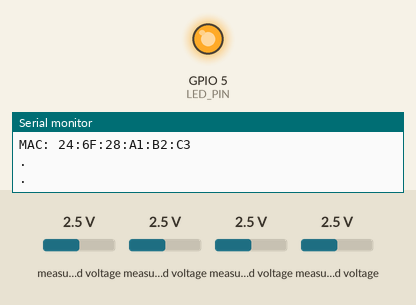
Bench run of a sketch on a simulated ESP8266 (NodeMCU). Shown: output pins drawn as LEDs (lit = HIGH), the last lines printed to the serial monitor. The test bench sets the inputs (shaded band); at power-on: measured voltage 2.5 V. WiFi joins after 1.5 s; servers stay silent unless stated; random numbers use the default seed unless the sketch sets one. At 6.9 s the program puts the board to deep sleep or switches it off; the recording ends there.

Above: at 0.6 s.
At 1.7 s:
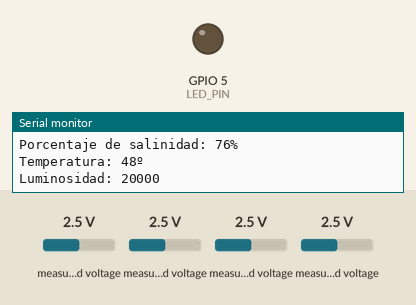
Timing chart, 0 to 3.2 s (numbered marks = the images above):
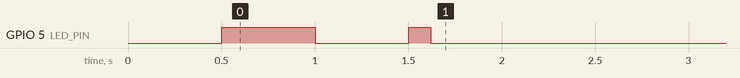

The sketch:

sensoresPrimerQuatri.ino
```cpp
//llibreries dels sensors a utilitzar
#include "SensorSalinidad.h"
#include "SensorHumedad.h"
#include "SensorTemperatura.h"
#include "SensorLuminosidad.h"
#include "wifi.h"
//definicion pin de conexiones al adc de cada sensor
#define PIN_ADS1115_SENSOR_SALINIDAD 2
#define PIN_ADS1115_SENSOR_HUMEDAD 1
#define PIN_ADS1115_SENSOR_TEMPERATURA 0
#define PIN_ADS1115_SENSOR_LUMINOSIDAD 3

//llibreria per accedir a la memoria del sparkfun
#include <EEPROM.h>
// constructor del ads1115 en la direccio 0x48
 Adafruit_ADS1115 ads1115(0x48);
 //creando los sensores
 SensorHumedad humedad( PIN_ADS1115_SENSOR_HUMEDAD);
 SensorSalinidad sal( PIN_ADS1115_SENSOR_SALINIDAD, 5);
 SensorTemperatura temperatura(PIN_ADS1115_SENSOR_TEMPERATURA);
 SensorLuminosidad luminosidad(PIN_ADS1115_SENSOR_LUMINOSIDAD);
void setup() {

  Serial.begin(9600);
  ads1115.begin();
  ads1115.setGain(GAIN_ONE);
  pinMode(16, WAKEUP_PULLUP);

  humedad.setADS(ads1115);
  sal.setADS(ads1115);
  temperatura.setADS(ads1115);
  luminosidad.setADS(ads1115);
 setupWifi();
}

void loop() {
  String data[ 4 + 1];
  //llamaremos a las funciones para ver los valores de los sensores cada 5 segundos
  //
  //mostramos el porcentaje de humedad actual
  Serial.print("Porcentaje de humedad: ");
  //Serial.print(leerHumedad(ads1115, PIN_ADS1115_SENSOR_HUMEDAD));//nombre de la funcion cambiado y ahora es parametrizada
  data[1] = String(humedad.getHumedad());
  Serial.print(data[1]);
  Serial.println("%");
  //
  //mostramos el porcentaje de salinidad actual
  Serial.print("Porcentaje de salinidad: ");
  data[2] = String(sal.getSalinidad());
  Serial.print(data[2]);
  Serial.println("%");
  //
  //mostramos la temperatura actual
  Serial.print("Temperatura: ");
  data[3] = String(temperatura.getTemperatura());
  Serial.print(data[3]);
  Serial.println("º");
  //
  //mostramos los valores de luminosidad
  int lumi = luminosidad.getLuminosidad();
  //data[4] = String(lumi);
  data[4] = String(lumi);
  //
  //mandamos a dormir el dispositivo durante 5 segundos para ahorrar energia
  HTTPPost( data, 4 );
  //loopWifi();
  delay(3000);
  WiFi.disconnect();
  delay(2000);
  ESP.deepSleep(5e6);
  delay(1000);
  //delay(3000);


}
```

SensorHumedad.h
```cpp
#ifndef HUMEDAD_YA_INCLUIDO
#define HUMEDAD_YA_INCLUIDO

#include <Adafruit_ADS1015.h>
class SensorHumedad{
  private:
    int airValue;
    int waterValue;
    Adafruit_ADS1115 direccion;
    int pinADS;

  public:
    SensorHumedad( int);
    void setADS(Adafruit_ADS1115);
    int getHumedad();
    int getAirValue();
    int getWaterValue();
};
#endif
```

SensorHumedad.ino
```cpp
#include "SensorHumedad.h"
#define AIRVALUE 30360 // Medimos valor en seco (calibrado)
#define WATERVALUE 17705 // Medimos valor en agua inicial (calibrado)

SensorHumedad::SensorHumedad(int pin_canal_ads)
:  pinADS(pin_canal_ads), airValue(AIRVALUE), waterValue(WATERVALUE)
{}
void SensorHumedad::setADS(Adafruit_ADS1115 address){
   direccion= address;
}
int SensorHumedad::getHumedad() {
//inicialitzacion variables
int16_t adc;
adc = direccion.readADC_SingleEnded(pinADS);
Serial.println(adc);
//
//la calibración tiene un 99% de precision por lo que los valores de porcentaje muestran
//unos extremos de 101% y -1%, para evitar esos porcentajes hacemos un control de valores
return adc;
if(waterValue < adc){
  waterValue = adc;
}
if(airValue > adc){
  airValue = adc;
}


//return 100*airValue/(airValue-waterValue)-adc*100/(airValue-waterValue);
}
int SensorHumedad::getWaterValue(){
  return waterValue;
}
//
```

SensorLuminosidad.h
```cpp
#ifndef LUMINOSIDAD_YA_INCLUIDO
#define LUMINOSIDAD_YA_INCLUIDO

#include <Adafruit_ADS1015.h>

class SensorLuminosidad{
  private:
    int maxValue;
    int minValue;
    Adafruit_ADS1115 direccion;
    int pinADS;

  public:
    SensorLuminosidad(int);
    void setADS(Adafruit_ADS1115);
    int getLuminosidad();
};
#endif
```

SensorLuminosidad.ino
```cpp
#include "SensorLuminosidad.h"
#define MAXVALUE 800
#define MINVALUE 0

SensorLuminosidad::SensorLuminosidad(int pin_canal_ads)
: pinADS(pin_canal_ads), maxValue(MAXVALUE), minValue(MINVALUE){
}
void SensorLuminosidad::setADS(Adafruit_ADS1115 address){
  direccion= address;
}
int SensorLuminosidad::getLuminosidad() {
  int16_t adc3;
  adc3 = direccion.readADC_SingleEnded(pinADS);
  if(adc3 > maxValue){
    maxValue = adc3;
  }
  if(adc3 < 0)
    minValue = adc3;
  Serial.print("Luminosidad: ");
  Serial.println(adc3);
  return map(adc3, minValue, maxValue, 0, 100);
}
```

SensorSalinidad.h
```cpp
#ifndef SALINIDAD_YA_INCLUIDO
#define SALINIDAD_YA_INCLUIDO

#include <Adafruit_ADS1015.h>

class SensorSalinidad{
  private:
    int maxValue;
    int minValue;
    Adafruit_ADS1115 direccion;
    int pinADS;
    int pinSalida;

  public:
    SensorSalinidad(int,int);
    void setADS(Adafruit_ADS1115);
    int getSalinidad();
};
#endif
```

SensorSalinidad.ino
```cpp
#define MAXVALUE 26400
#define MINVALUE 4
#include "SensorSalinidad.h"
#include <Wire.h>
SensorSalinidad::SensorSalinidad(int pin_canal_ads, int pinSalida)
: pinADS(pin_canal_ads), maxValue(MAXVALUE), minValue(MINVALUE), pinSalida(pinSalida)
{
  pinMode(pinSalida, OUTPUT);
  }
void SensorSalinidad::setADS(Adafruit_ADS1115 address){
  direccion= address;
}
int SensorSalinidad::getSalinidad(){
  int16_t adc0;
  digitalWrite( pinSalida, HIGH);
  //
  //leemos la tension que mide el cable
  adc0 = direccion.readADC_SingleEnded(pinADS);

  digitalWrite(pinSalida, LOW);

  if(adc0 > maxValue){
    maxValue = adc0;
  }
  if(adc0 < minValue){
    minValue = adc0;
  }
  /*
  maxValue = 26400;
  minValue = 4;
  */
  //obtenemos el resultado en porcentaje a partir de las medias maximas y minimas
  int result = map(adc0, minValue, maxValue, 0, 100);
  return result;
}
```

SensorTemperatura.h
```cpp
#ifndef TEMPERATURA_YA_INCLUIDO
#define TEMPERATURA_YA_INCLUIDO

#include <Adafruit_ADS1015.h>

class SensorTemperatura{
  private:
    int maxValue;
    int minValue;
    Adafruit_ADS1115 direccion;
    int pinADS;

  public:
    SensorTemperatura(int);
    void setADS(Adafruit_ADS1115);
    int getTemperatura();
};
#endif
```

SensorTemperatura.ino
```cpp
#include "SensorTemperatura.h"
#define SERIESRESISTOR 2200
#define CONSTANTE 7999.76
#define B 0.79
#define M 0.035

SensorTemperatura::SensorTemperatura(int pinADS)
:pinADS(pinADS)
{}

void SensorTemperatura::setADS(Adafruit_ADS1115 address){
  direccion= address;
}

int SensorTemperatura::getTemperatura(){
  int16_t adc;
  adc = direccion.readADC_SingleEnded(pinADS);
  float a = CONSTANTE *adc;
  float vo = a /CONSTANTE;
  float temperatura =(vo- B*CONSTANTE)/(M*CONSTANTE);
  return temperatura;
}
```

wifi.h
```cpp
#include <ESP8266WiFi.h>

// Comentar/Descomentar para ver mensajes de depuracion en monitor serie y/o respuesta del HTTP server
#define PRINT_DEBUG_MESSAGES
//#define PRINT_HTTP_RESPONSE

// Comentar/Descomentar para conexion Fuera/Dentro de UPV
//#define WiFi_CONNECTION_UPV

// Selecciona que servidor REST quieres utilizar entre ThingSpeak y Dweet
#define REST_SERVER_THINGSPEAK //Selecciona tu canal para ver los datos en la web (https://thingspeak.com/channels/360979)
//#define REST_SERVER_DWEET //Selecciona tu canal para ver los datos en la web (http://dweet.io/follow/PruebaGTI)

///////////////////////////////////////////////////////
/////////////// WiFi Definitions /////////////////////
//////////////////////////////////////////////////////

#ifdef WiFi_CONNECTION_UPV //Conexion UPV
  const char WiFiSSID[] = "GTI1";
  const char WiFiPSK[] = "1PV.arduino.Toledo";
#else //Conexion fuera de la UPV
  const char WiFiSSID[] = "MiFibra-E1F0";
  const char WiFiPSK[] = "962836640abcd";
#endif


///////////////////////////////////////////////////////
/////////////// SERVER Definitions /////////////////////
//////////////////////////////////////////////////////

#if defined(WiFi_CONNECTION_UPV) //Conexion UPV
  const char Server_Host[] = "proxy.upv.es";
  const int Server_HttpPort = 8080;
#elif defined(REST_SERVER_THINGSPEAK) //Conexion fuera de la UPV
  const char Server_Host[] = "api.thingspeak.com";
  const int Server_HttpPort = 80;
#else
  const char Server_Host[] = "dweet.io";
  const int Server_HttpPort = 80;
#endif

WiFiClient client;

///////////////////////////////////////////////////////
/////////////// HTTP REST Connection ////////////////
//////////////////////////////////////////////////////

#ifdef REST_SERVER_THINGSPEAK
  const char Rest_Host[] = "api.thingspeak.com";
  String MyWriteAPIKey="8SQDBK9IZC6PJQXC"; // Escribe la clave de tu canal ThingSpeak
#else
  const char Rest_Host[] = "dweet.io";
  String MyWriteAPIKey="cdiocurso2020g04"; // Escribe la clave de tu canal Dweet
#endif

#define NUM_FIELDS_TO_SEND 4 //Numero de medidas a enviar al servidor REST (Entre 1 y 8)

/////////////////////////////////////////////////////
/////////////// Pin Definitions ////////////////
//////////////////////////////////////////////////////

const int LED_PIN = 5; // Thing's onboard, green LED

/////////////////////////////////////////////////////
/////////////// WiFi Connection ////////////////
//////////////////////////////////////////////////////

void connectWiFi()
{
  byte ledStatus = LOW;

  #ifdef PRINT_DEBUG_MESSAGES
    Serial.print("MAC: ");
    Serial.println(WiFi.macAddress());
  #endif

  WiFi.begin(WiFiSSID, WiFiPSK);

  while (WiFi.status() != WL_CONNECTED)
  {
    // Blink the LED
    digitalWrite(LED_PIN, ledStatus); // Write LED high/low
    ledStatus = (ledStatus == HIGH) ? LOW : HIGH;
    #ifdef PRINT_DEBUG_MESSAGES
       Serial.println(".");
    #endif
    delay(500);
  }
  #ifdef PRINT_DEBUG_MESSAGES
     Serial.println( "WiFi Connected" );
     Serial.println(WiFi.localIP()); // Print the IP address
  #endif
}

/////////////////////////////////////////////////////
/////////////// HTTP POST  ThingSpeak////////////////
//////////////////////////////////////////////////////

void HTTPPost(String fieldData[], int numFields){

// Esta funcion construye el string de datos a enviar a ThingSpeak mediante el metodo HTTP POST
// La funcion envia "numFields" datos, del array fieldData.
// Asegurate de ajustar numFields al número adecuado de datos que necesitas enviar y activa los campos en tu canal web

    if (client.connect( Server_Host , Server_HttpPort )){

        // Construimos el string de datos. Si tienes multiples campos asegurate de no pasarte de 1440 caracteres

        String PostData= "api_key=" + MyWriteAPIKey ;
        for ( int field = 1; field < (numFields + 1); field++ ){
            PostData += "&field" + String( field ) + "=" + fieldData[ field ];
        }

        // POST data via HTTP
        #ifdef PRINT_DEBUG_MESSAGES
            Serial.println( "Connecting to ThingSpeak for update..." );
        #endif
        client.println( "POST http://" + String(Rest_Host) + "/update HTTP/1.1" );
        client.println( "Host: " + String(Rest_Host) );
        client.println( "Connection: close" );
        client.println( "Content-Type: application/x-www-form-urlencoded" );
        client.println( "Content-Length: " + String( PostData.length() ) );
        client.println();
        client.println( PostData );
        #ifdef PRINT_DEBUG_MESSAGES
            Serial.println( PostData );
            Serial.println();
            //Para ver la respuesta del servidor
            #ifdef PRINT_HTTP_RESPONSE
              delay(500);
              Serial.println();
              while(client.available()){String line = client.readStringUntil('\r');Serial.print(line); }
              Serial.println();
              Serial.println();
            #endif
        #endif
    }

}

////////////////////////////////////////////////////
/////////////// HTTP GET  ////////////////
//////////////////////////////////////////////////////

void HTTPGet(String fieldData[], int numFields){

// Esta funcion construye el string de datos a enviar a ThingSpeak o Dweet mediante el metodo HTTP GET
// La funcion envia "numFields" datos, del array fieldData.
// Asegurate de ajustar "numFields" al número adecuado de datos que necesitas enviar y activa los campos en tu canal web

    if (client.connect( Server_Host , Server_HttpPort )){
           #ifdef REST_SERVER_THINGSPEAK
              String PostData= "GET https://api.thingspeak.com/update?api_key=";
              PostData= PostData + MyWriteAPIKey ;
           #else
              String PostData= "GET http://dweet.io/dweet/for/";
              PostData= PostData + MyWriteAPIKey +"?" ;
           #endif
           /*
           for ( int field = 1; field < (numFields + 1); field++ ){
              PostData += "&field" + String( field ) + "=" + fieldData[ field ];
           }*/
          PostData += "&humedad" + String(1)+ "=" + fieldData[ 1 ];
          PostData += "&salinidad" + String(2) + "=" + fieldData[2];
          PostData += "&temperatura" + String(3) + "=" + fieldData[3];
          PostData += "&luminosidad" + String(4) + "=" + fieldData[4];

           #ifdef PRINT_DEBUG_MESSAGES
              Serial.println( "Connecting to Server for update..." );
           #endif
           client.print(PostData);
           client.println(" HTTP/1.1");
           client.println("Host: " + String(Rest_Host));
           client.println("Connection: close");
           client.println();
           #ifdef PRINT_DEBUG_MESSAGES
              Serial.println( PostData );
              Serial.println();
              //Para ver la respuesta del servidor
              #ifdef PRINT_HTTP_RESPONSE
                delay(500);
                Serial.println();
                while(client.available()){String line = client.readStringUntil('\r');Serial.print(line); }
                Serial.println();
                Serial.println();
              #endif
           #endif
    }
}


void setupWifi() {

  #ifdef PRINT_DEBUG_MESSAGES
    Serial.begin(9600);
  #endif

  connectWiFi();
  digitalWrite(LED_PIN, HIGH);

  #ifdef PRINT_DEBUG_MESSAGES
      Serial.print("Server_Host: ");
      Serial.println(Server_Host);
      Serial.print("Port: ");
      Serial.println(String( Server_HttpPort ));
      Serial.print("Server_Rest: ");
      Serial.println(Rest_Host);
  #endif
 }


void loopWifi() {

    String data[ NUM_FIELDS_TO_SEND + 1];  // Podemos enviar hasta 8 datos


    data[ 1 ] = String( random(10, 20) ); //Escribimos el dato 1. Recuerda actualizar numFields
    #ifdef PRINT_DEBUG_MESSAGES
        Serial.print( "Random1 = " );
        Serial.println( data[ 1 ] );
    #endif

    data[ 2 ] = String( random(0, 10)*1.1 ); //Escribimos el dato 2. Recuerda actualizar numFields
    #ifdef PRINT_DEBUG_MESSAGES
        Serial.print( "Random2 = " );
        Serial.println( data[ 2 ] );
    #endif

    //Selecciona si quieres enviar con GET(ThingSpeak o Dweet) o con POST(ThingSpeak)
    //HTTPPost( data, NUM_FIELDS_TO_SEND );
    HTTPPost( data, NUM_FIELDS_TO_SEND );

    //Selecciona si quieres un retardo de 15seg para hacer pruebas o dormir el SparkFun
    //delay( 15000 );
    //Serial.print( "Goodnight" );
    //ESP.deepSleep( 5 * 1000000 );

}
```

Measured:
- by itself, GPIO 5 (LED_PIN): HIGH → LOW at 1.0 s, → HIGH 0.50 s later, → LOW 0.12 s later
